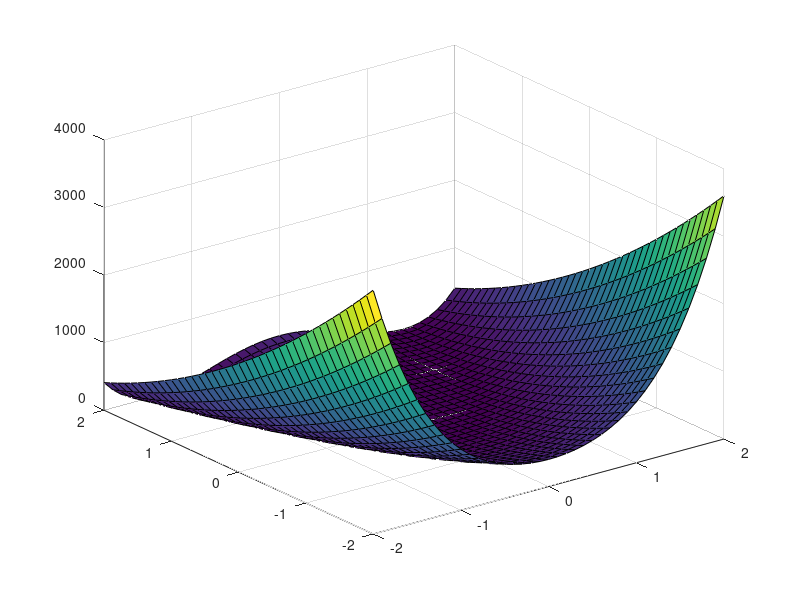

Here is the MATLAB script that generated this plot: (Note: this script raises an error after producing the figure.)
f3 = @(x) 100 * (x(2,:) - x(1,:).^2).^2 + (1 - x(1,:)).^2;

f3dx1 = @(x) 2 * x(1,:) - 400 * x(1,:) * (x(2,:) - x(1,:).^2) - 2;
f3dx2 = @(x) 200 * x(2,:) - 200 * x(1,:).^2;

gf3 = @(x) [f3dx1(x); f3dx2(x)];

[x, y] = meshgrid(-2:0.1:2);
% all points arranged as X = [x1, ..., xn] from the meshgrid
X = [x(:)'; y(:)'];
fig1 = figure
% makes z a grid of values with size of x
z = reshape(f3(X), size(x));
surf(x, y, z);
pxy = numerical_gradient_func(f3, X,1);
figure
% contour only near zero
contour(x, y, z, 0:.01:2);
hold on

px = reshape(pxy(1,:),size(x));
py = reshape(pxy(2,:),size(x));
quiver(x, y, px, py);
hold off
hold on

% with [0; 0] it takes all the iteration
% with [1; 0] it rapidly goes to the minimum but the function is too much 
% plane around the global minimum that it cannot reach the minimum
% when the starting point is further from the minimum it seems to be better
known_minimum = [1; 1];
% analytical
% [errors, points] = gradient_descent(f3, gf3, [0; 0], 10000, 0.0000000001, known_minimum)
% numerical
[errors, points] = gradient_descent_method(f3, gf3, [-2; -2], 10000, 0.0000000001, known_minimum)
draw_trace(points);
figure(fig1)
hold on
draw3_trace(points, f3);
figure
draw_errors(errors, "log")
